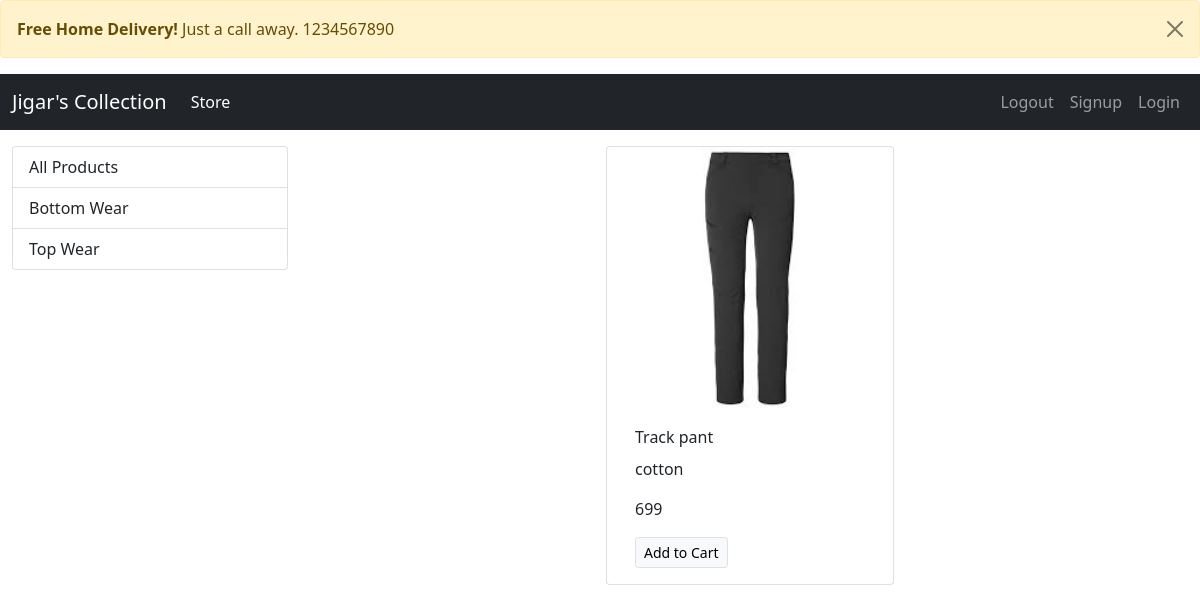
/?category=1, run on the app's committed database.
### Store/models/category.py (models this page shows, shortened)
class Category(models.Model):
    name = models.CharField(max_length=25)
    @staticmethod
    def get_all_categories():
        return Category.objects.all()

### Store/models/product.py (models this page shows)
class Product(models.Model):
    category = models.ForeignKey(Category, on_delete=models.CASCADE,
                                 default=1)  # This will delete all product if category deleted
    name = models.CharField(max_length=50)
    description = models.CharField(max_length=200, default='', null=True, blank=True)
    price = models.IntegerField(default=0)
    image = models.ImageField(upload_to='uploads/products/')
    @staticmethod
    def get_all_products():
        return Product.objects.all()
    @staticmethod
    def get_all_products_by_categoryid(category_id):
        if category_id:
            return Product.objects.filter(category=category_id)
        else:
            return Product.get_all_products()

### Store/views.py (the view)
# urls.py: path('', index)
def index(request):
    products = Product.get_all_products()
    categories = Category.get_all_categories()
    categoryID = request.GET.get('category')
    if categoryID:
        products = Product.get_all_products_by_categoryid(categoryID)
    else:
        products = Product.get_all_products()
    data = {}
    data['products'] = products
    data['categories'] = categories
    return render(request, 'index.html', data)

### Store/templates/index.html
{% extends 'base.html' %}
{% block content %}
<div class="container-fluid mt-3">
    <div class="row">
        <div class="col-lg-3 mx-auto">
            <div class="list-group">
                <a href="/" class="list-group-item list-group-item-action">All Products</a>
                {% for category in categories %}
                <a href="/?category={{category.id}}" class="list-group-item list-group-item-action">{{category.name}}</a>
                {% endfor %}
            </div>
        </div>
        <div id='products' class="col-lg-9 mx-auto">
            <div class="row mx-auto">
                {% for product in products %}
                <div class="card mx-auto mb-3" style="width: 18rem;">
                    <img src="{{product.image.url}}" class="card-img-top" alt="...">
                    <div class="card-body">
                      <p class="card-title">{{product.name}}</p>
                      <p class="card-text">{{product.description}}</p>
                      <p class="card-text">{{product.price}}</p>
                      <a href="#" class="btn btn-light border btn-sm">Add to Cart</a>
                    </div>
                  </div>
                {% endfor %}
            </div>
        </div>
    </div>
</div>
{% endblock %}

### data on the page
Category: name "Bottom Wear"
Category: name "Top Wear"
Product: image (picture), name "Track pant", description "cotton", price "699"
